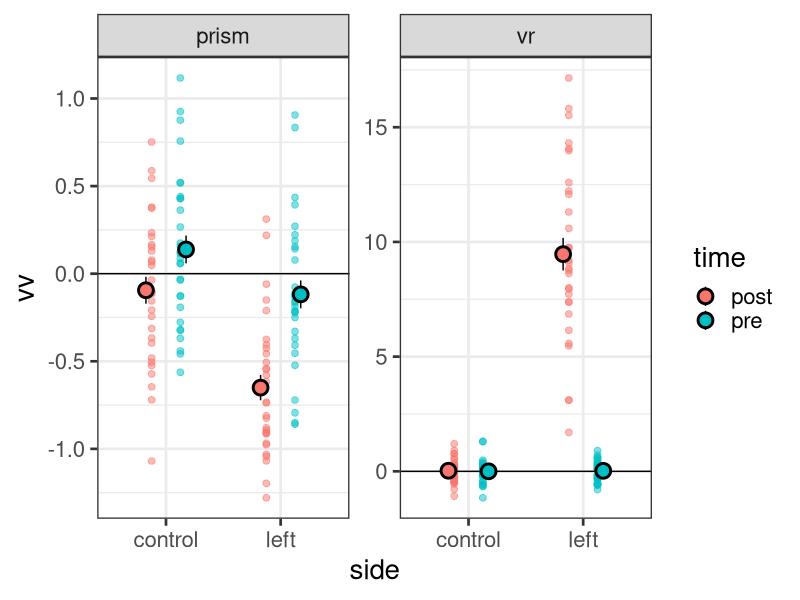
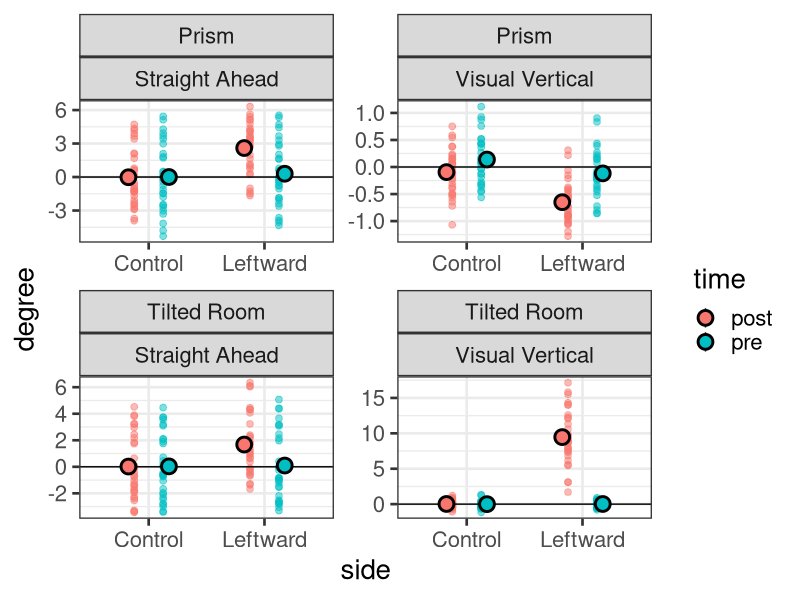
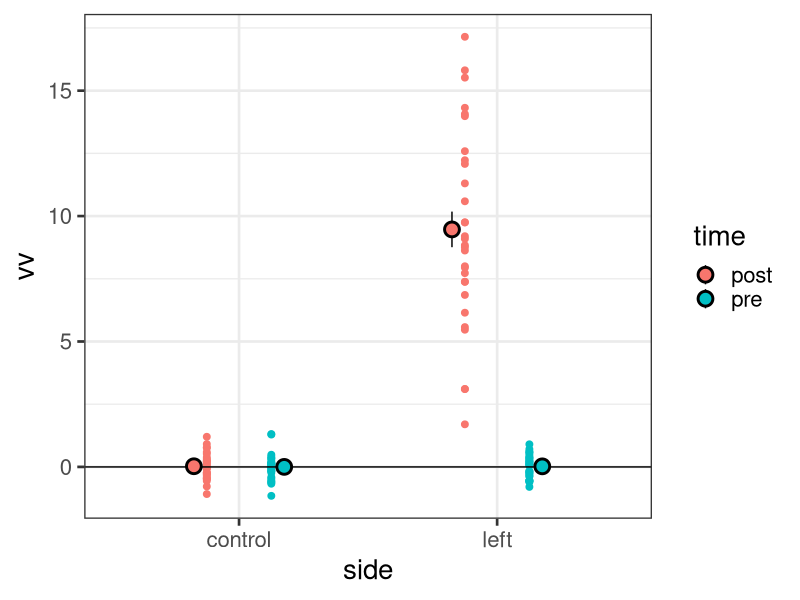

Write the R code that produced these figures, in order.
# Simulation of data -------------------
library(truncnorm) 
library(tidyverse)
library(dplyr)

simu<-function(x){
# VV----------
# VV in pretest--------
vv_pre_prism_left <- rnorm(n=10, mean = 0, sd =1)
vv_pre_prism_control <- rnorm(n=10, mean = 0, sd =1)
vv_pre_vr_left <- rnorm(n=10, mean = 0, sd =1)
vv_pre_vr_control <- rnorm(n=10, mean = 0, sd =1)
# VV in posttest--------
vv_post_prism_left <- rnorm(n=10, mean = -0.5, sd =1)
vv_post_prism_control <- rnorm(n=10, mean = 0, sd =1)

vr_left<-rtruncnorm(n=1, a=3, b=17, mean=10, sd=7) # rnorm with lower and upper limits
vv_post_vr_left <- rnorm(n=10, mean = vr_left, sd =2)
vv_post_vr_control <- rnorm(n=10, mean = 0, sd =1)

vv_all<-cbind(vv_pre_prism_control, vv_pre_prism_left, vv_pre_vr_control, vv_pre_vr_left,
              vv_post_prism_control, vv_post_prism_left, vv_post_vr_control, vv_post_vr_left)

# SSA----------
# SSA in pretest--------

ssa_pre<-rtruncnorm(n=1, a=-5, b=5, mean=0, sd=3) # rnorm with lower and upper limits

ssa_pre_prism_left <- rnorm(n=10, mean = ssa_pre, sd =3)
ssa_pre_prism_control <- rnorm(n=10, mean = ssa_pre, sd =3)
ssa_pre_vr_left <- rnorm(n=10, mean = ssa_pre, sd =1)
ssa_pre_vr_control <- rnorm(n=10, mean = ssa_pre, sd =1)
# ssa in posttest--------
ssa_post<-rtruncnorm(n=1, a=-2, b=6, mean= 3, sd= 3) # rnorm with lower and upper limits

ssa_post_prism_left <- rnorm(n=10, mean = ssa_post, sd =1)
ssa_post_prism_control <- rnorm(n=10, mean = ssa_pre, sd =1)

ssa_post_vr<-rtruncnorm(n=1, a=-2, b=6, mean= 1, sd= 3) # rnorm with lower and upper limits
ssa_post_vr_left <- rnorm(n=10, mean = ssa_post_vr, sd =2)
ssa_post_vr_control <- rnorm(n=10, mean = ssa_pre, sd =1)

ssa_all<-cbind(ssa_pre_prism_control, ssa_pre_prism_left, ssa_pre_vr_control, ssa_pre_vr_left,
              ssa_post_prism_control, ssa_post_prism_left, ssa_post_vr_control, ssa_post_vr_left)

#Multi VV------------------
corMat <- matrix(c
            (1,0,0,0,0,0,0,0,
              0,1,0,0,0,0,0,0,
              0,0,1,0,0,0,0,0,
              0,0,0,1,0,0,0,0,
              0,0,0,0,1,0,0,0,
              0,0,0,0,0,1,0,0,
              0,0,0,0,0,0,1,0,
              0,0,0,0,0,0,0,1), 
            nrow = 8, ncol = 8)


mu_vv <- c(apply(vv_all, 2, mean)) 
stddev_vv <- c(apply(vv_all, 2, sd))
covMat_vv <- stddev_vv %*% t(stddev_vv) * corMat
df_vv<-as.data.frame(MASS::mvrnorm(n=10, mu = mu_vv, Sigma = covMat_vv))

mu_ssa <- c(apply(ssa_all, 2, mean)) 
stddev_ssa <- c(apply(ssa_all, 2, sd))
covMat_ssa <- stddev_ssa %*% t(stddev_ssa) * corMat
df_ssa<-as.data.frame(MASS::mvrnorm(n=10, mu = mu_ssa, Sigma = covMat_ssa))

df_vv_long<-
  df_vv %>% 
  gather(var, vv) %>%
  separate(var, sep ="_", into = c("measure", "time", "train", "side")) %>% 
  select(-measure) %>% 
  as_tibble()

df_ssa_long<-
  df_ssa %>% 
  gather(var, ssa) %>%
  separate(var, sep ="_", into = c("measure", "time", "train", "side")) %>% 
  select(-measure) %>% 
  as_tibble()

df_final<-df_vv_long %>% 
  inner_join(.,df_ssa_long, by = c("train", "time", "side")) %>% 
  mutate(id = x)


return(df_final)
}

 
ls<-lapply(seq(101,130,1), function(x) simu(x=x))
df_simu<-bind_rows(ls)
df_simu %>% 
  # filter(train == "prism") %>% 
  group_by(id, side,train, time) %>% 
  summarise(vv = mean(vv)) %>% 
ggplot(aes(x = side, y = vv,fill = time, col = time))+
  geom_point(width = 0.3, size=2,alpha=0.5,
             position = position_dodge(0.5))+
  geom_hline(yintercept = 0)+
  theme_bw(base_size=20)+
  facet_wrap(~ train, scale="free")+
  stat_summary(fun.y = mean,
               geom = "pointrange",
               fun.ymax = function(x) mean(x) + sd(x) / sqrt(length(x)),
               fun.ymin = function(x) mean(x) - sd(x) / sqrt(length(x)),
               position = position_dodge(0.7), size = 1, shape=21, col = "black",
               stroke= 1.5)

df_simu %>% 
  rename("Visual Vertical" = "vv", "Straight Ahead"=ssa) %>% 
  mutate(train = fct_recode(train, 
             "Prism" = "prism", 
             "Tilted Room" = "vr"),
         side = fct_recode(side, 
                           "Control" = "control", 
                           "Leftward" = "left")) %>% 
  gather(., key = "task", value = "degree", 
         c(`Straight Ahead`, `Visual Vertical`)) %>% 
  group_by(id, side,train, time, task) %>% 
  summarise(degree = mean(degree)) %>% 
  ggplot(aes(x = side, y = degree,fill = time, col = time))+
  geom_point(width = 0.3, size=2,alpha=0.5,
             position = position_dodge(0.5))+
  geom_hline(yintercept = 0)+
  theme_bw(base_size=20)+
  facet_wrap(~ train*task, scale="free")+
  stat_summary(fun.y = mean,
               geom = "pointrange",
               fun.ymax = function(x) mean(x) + sd(x) / sqrt(length(x)),
               fun.ymin = function(x) mean(x) - sd(x) / sqrt(length(x)),
               position = position_dodge(0.7), size = 1, shape=21, col = "black",
               stroke= 1.5)
  

df_simu %>% 
  filter(train == "vr") %>% 
  group_by(id, side, time) %>% 
  summarise(vv = mean(vv)) %>% 
  ggplot(aes(x = side, y = vv,fill = time, col = time))+
  geom_point(width = 0.3, size=2, position = position_dodge(0.5))+
  geom_hline(yintercept = 0)+
  theme_bw(base_size=20)+
  stat_summary(fun.y = mean,
               geom = "pointrange",
               fun.ymax = function(x) mean(x) + sd(x) / sqrt(length(x)),
               fun.ymin = function(x) mean(x) - sd(x) / sqrt(length(x)),
               position = position_dodge(0.7), size = 1, shape=21, col = "black",
               stroke= 1.5)
